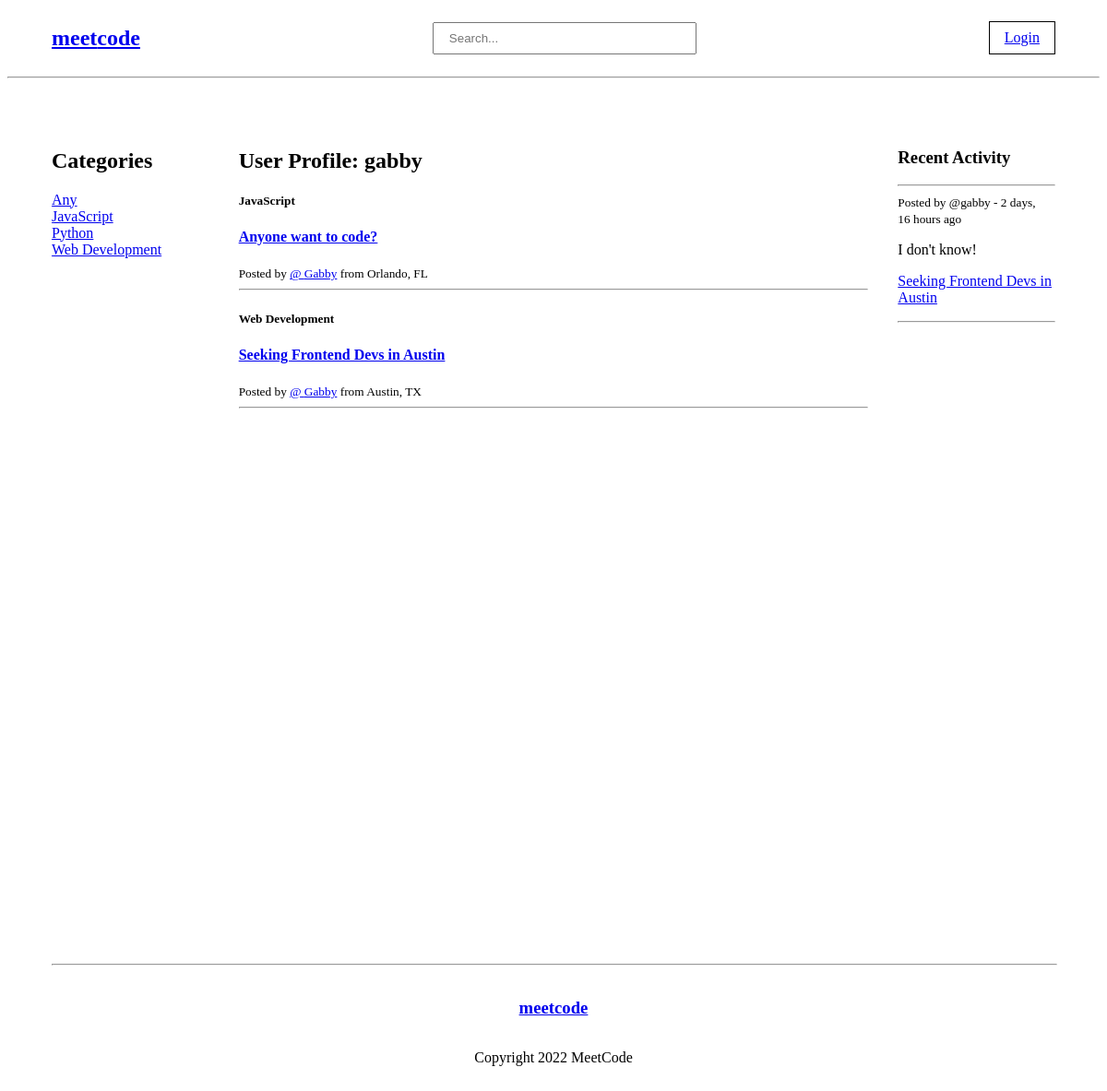
/user-profile/3, run on an earlier commit of the app's database.
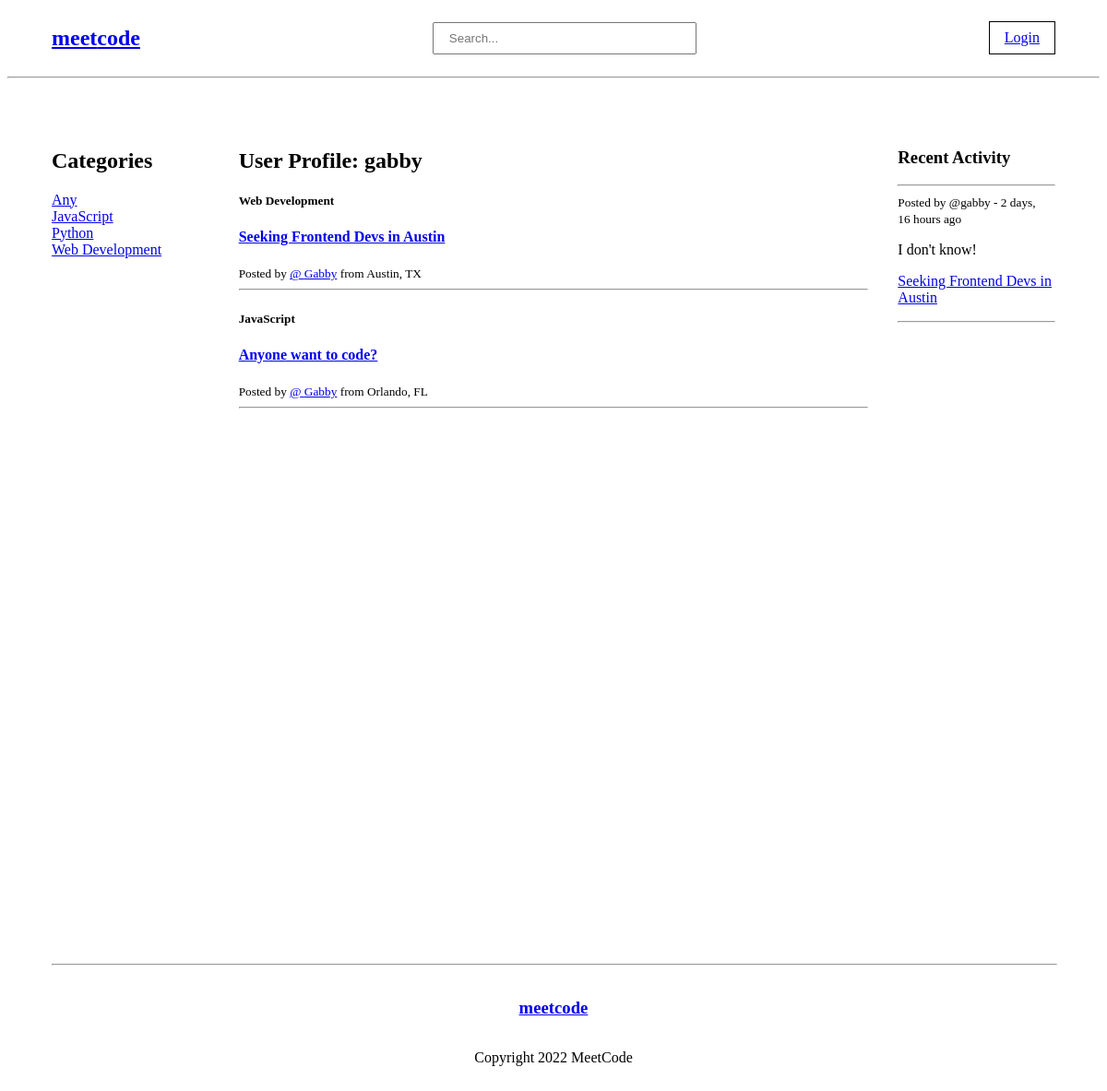
And on a later commit of the database.
### base/models.py (models this page shows, shortened)
class Category(models.Model):
    name = models.CharField(max_length=50)
    def __str__(self):
        return self.name

class Board(models.Model):
    author = models.ForeignKey(User, on_delete=models.SET_NULL, null=True)
    category = models.ForeignKey(Category, on_delete=models.SET_NULL, null=True)
    city = models.CharField(max_length=30, null=True, blank=True)
    state = models.CharField(max_length=2, null=True, blank=True)
    name = models.CharField(max_length=200)
    description = models.TextField(null=True, blank=True)
    members = models.ManyToManyField(User, related_name='members', blank=True)
    updated = models.DateTimeField(auto_now=True)
    created = models.DateTimeField(auto_now_add=True)
    class Meta:
        ordering = ['-updated', '-created']

class Message(models.Model):
    user = models.ForeignKey(User, on_delete=models.CASCADE)
    board = models.ForeignKey(Board, on_delete=models.CASCADE)
    body = models.TextField()
    updated = models.DateTimeField(auto_now=True)
    created = models.DateTimeField(auto_now_add=True)
    class Meta:
        ordering = ['-updated', '-created']
    def __str__(self):
        if len(self.body) >= 50:
            return self.body[:50] + '...'
        else:
            return self.body[:50]

### base/views.py (the view)
# urls.py: path("user-profile/<str:pk>", views.userProfile, name="user-profile"),
def userProfile(request, pk):
    user = User.objects.get(id=pk)
    board_list = user.board_set.all()
    activity_comments = user.message_set.all()
    categories = Category.objects.all()[:10]
    context = {'user': user, 'board_list': board_list, 'activity_comments': activity_comments, 'categories': categories}
    return render(request, 'base/user_profile.html', context)

### base/templates/base/user_profile.html
{% extends 'layout.html' %}
{% block content %}
<div class="main-container">
    <div>
        {% include 'base/category_module.html' %}
    </div>
    <div>
        <h2>User Profile: {{user.username}}</h2>
        {% include 'base/results_module.html' %}
    </div>
    <div>
        {% include 'base/activity_module.html' %}
    </div>
</div>
{% endblock content %}

### base/templates/base/category_module.html
<h2>Categories</h2>
<a href="{% url 'home' %}">Any</a>
{% for category in categories %}
    <div>
        <a href="{% url 'home' %}?q={{category.name}}">{{category.name}}</a>
    </div>
{% endfor %}

### base/templates/base/results_module.html (shortened to what this page needs)
{% for board in board_list %}
<div>
    <h5>{{board.category}}</h5>
    <h4><a href="{% url 'board' board.id %}">{{board.name}}</a></h4>
    <span><small>Posted by <a href="{% url 'user-profile' board.author.id %}">@ {{board.author.username.title}}</a> from {{board.city.title}}, {{board.state.upper}}</small></span>
    <hr>
</div>
{% endfor %}

### base/templates/base/activity_module.html
<h3>Recent Activity</h3>
<hr>
{% for comment in activity_comments %}
<div>
    <small>Posted by @{{comment.user}} - {{comment.created|timesince}} ago</small>
    <p>{{comment}}</p>
    <p><a href="{% url 'board' comment.board.id %}">{{comment.board.name}}</a></p>
</div>
<hr>
{% endfor %}

What changed in the data, as far as the page shows it:
changed Board "Seeking Frontend Devs in Austin": moves up the list
